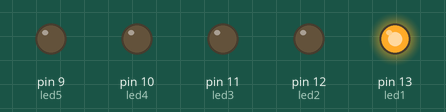
This sketch was run on a simulated Arduino Uno, built with avr-gcc and run on an emulated ATmega328P. Parts: output pins drawn as LEDs (lit = HIGH).

Above: at 0.1 s.
At 0.9 s:
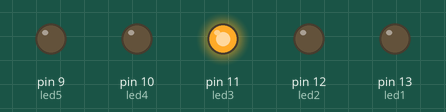
At 1.3 s:
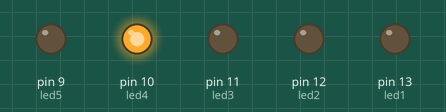
At 1.7 s:
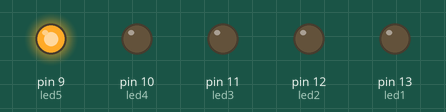
At 2.5 s:
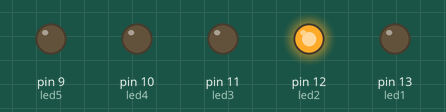
At 4.3 s:
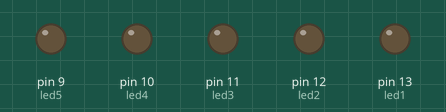
Timing chart, 0 to 4.6 s (numbered marks = the images above):
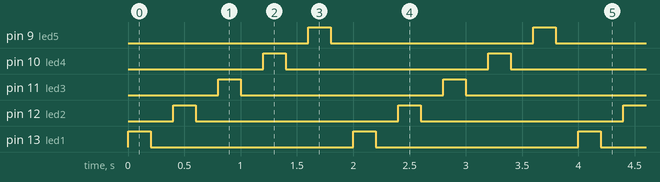

Measured:
- by itself, pin 9 (led5), pin 10 (led4), pin 11 (led3), pin 12 (led2), pin 13 (led1): alternates HIGH for 0.20 s and LOW for 1.8 s
- by itself, everything shown: repeats every 2.0 s, in 10 steps

The sketch:

_2_Ledkedip.ino
```cpp
/*
 Led berkedip.
 sumar, Wednesday, December 17, 2014 01:49:53 PM
 */


int led1 = 13; //set output untuk led di pin 13
int led2 = 12;
int led3 = 11;
int led4 = 10;
int led5 = 9;

void setup() {
  pinMode(led1, OUTPUT);    //set pin 13 sbg output
  pinMode(led2, OUTPUT);
  pinMode(led3, OUTPUT);
  pinMode(led4, OUTPUT);
  pinMode(led5, OUTPUT);
}

void loop() {
  digitalWrite(led1, HIGH);
  delay(200);
  digitalWrite(led1, LOW);
  delay(200);

  digitalWrite(led2, HIGH);
  delay(200);
  digitalWrite(led2, LOW);
  delay(200);

  digitalWrite(led3, HIGH);
  delay(200);
  digitalWrite(led3, LOW);
  delay(200);

  digitalWrite(led4, HIGH);
  delay(200);
  digitalWrite(led4, LOW);
  delay(200);

  digitalWrite(led5, HIGH);
  delay(200);
  digitalWrite(led5, LOW);
  delay(200);

}
```
